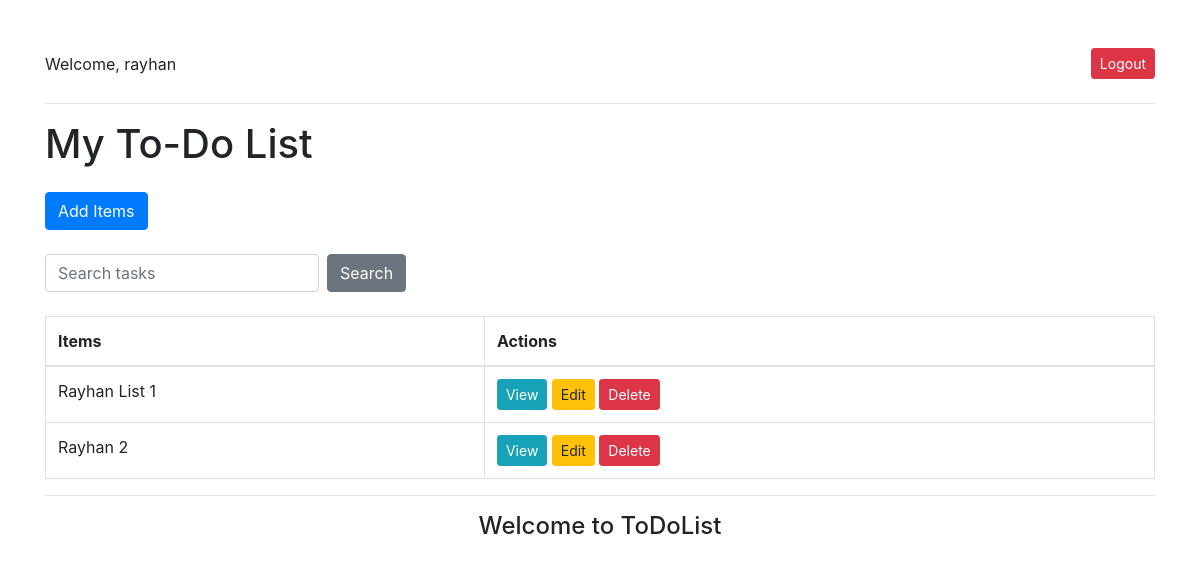
Before: / (signed in) with the older database file.
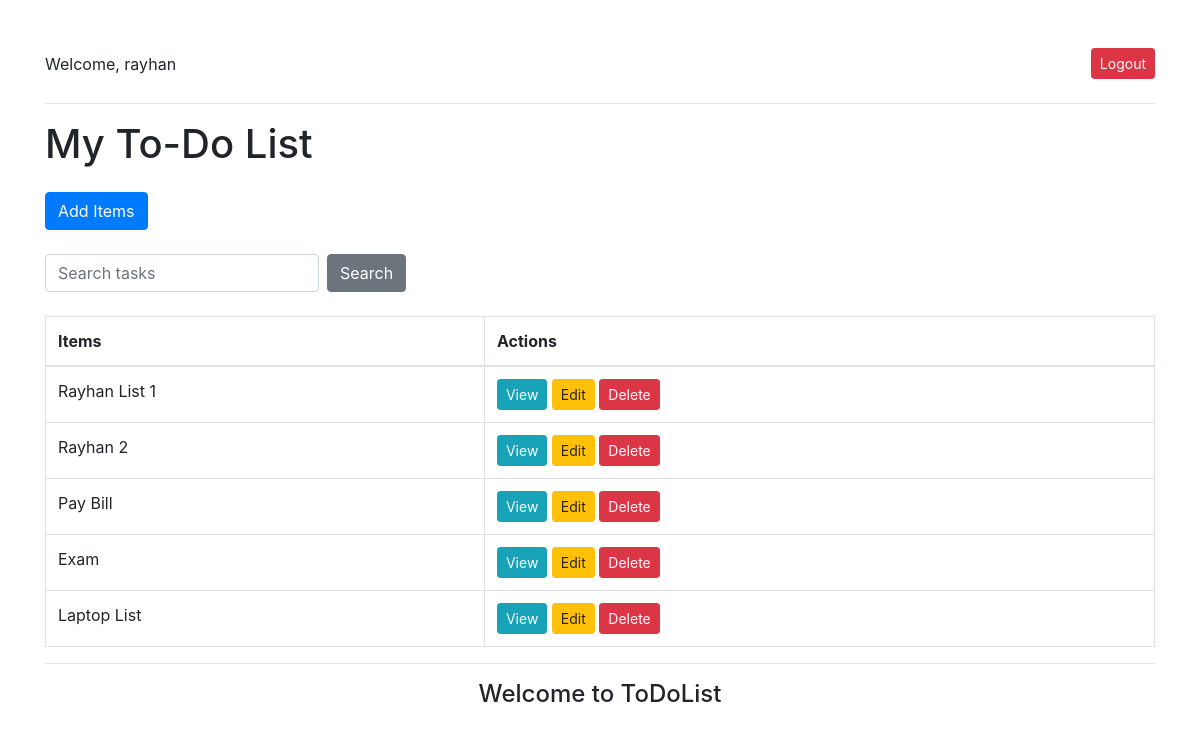
After: the same page with the newer database file.
### baseapp/models.py (models this page shows, shortened)
class Task(models.Model):
    user = models.ForeignKey(User, on_delete=models.CASCADE, null=True, blank=True)
    title = models.CharField(max_length=200, null=True, blank=True)
    description = models.TextField(null=True, blank=True)
    complete = models.BooleanField(default=False)
    created = models.DateTimeField(auto_now_add=True)
    class Meta:
        ordering = ['complete']

### baseapp/views.py (the view)
# urls.py: path('', TaskList.as_view(), name='tasks'),
class TaskList(LoginRequiredMixin, ListView):
    model = Task
    context_object_name = 'tasks'
    def get_context_data(self, **kwargs):
        context = super().get_context_data(**kwargs)
        context['tasks'] = context['tasks'].filter(user = self.request.user)
        context['count'] = context['tasks'].filter(complete = False).count()
        search_input = self.request.GET.get('search-area') or ''
        if search_input:
            context['tasks'] = context['tasks'].filter(
                title__icontains = search_input
                )
        context['search_input'] = search_input
        return context

### baseapp/templates/baseapp/task_list.html (shortened to what this page needs)
<!DOCTYPE html>
<html lang="en">
<head>
    <link href="https://stackpath.bootstrapcdn.com/bootstrap/4.5.2/css/bootstrap.min.css" rel="stylesheet">
</head>
<body>
<div class="container mt-5">
    {% if request.user.is_authenticated %}
        <div class="d-flex justify-content-between align-items-center mb-4">
            <div>
                <p class="mb-0">Welcome, {{ request.user }}</p>
            </div>
            <div>
                <a href="#" onclick="event.preventDefault(); document.getElementById('logout-form').submit();" class="btn btn-danger btn-sm">Logout</a>
            </div>
        </div>
        <hr>
        <h1 class="mb-4">My To-Do List</h1>
        <div class="mb-4">
            <a href="{% url 'task-create' %}" class="btn btn-primary">Add Items</a>
        </div>
        <form method="GET" class="form-inline mb-4">
            <input type="text" name="search-area" class="form-control mr-2" value="{{ search_input }}" placeholder="Search tasks">
            <input type="submit" value="Search" class="btn btn-secondary">
        </form>
        <table class="table table-bordered">
            <thead>
                <tr>
                    <th>Items</th>
                    <th>Actions</th>
                </tr>
            </thead>
            <tbody>
                {% for task in tasks %}
                <tr>
                    <td>{{ task.title }}</td>
                    <td>
                        <a href="{% url 'task' task.id %}" class="btn btn-info btn-sm">View</a>
                        <a href="{% url 'task-update' task.id %}" class="btn btn-warning btn-sm">Edit</a>
                        <a href="{% url 'task-delete' task.id %}" class="btn btn-danger btn-sm">Delete</a>
                    </td>
                </tr>
                {% empty %}
                <tr>
                    <td colspan="2" class="text-center">No items in the List!</td>
                </tr>
                {% endfor %}
            </tbody>
        </table>
    {% else %}
        <div class="text-center">
            <h3>Please <a href="{% url 'login' %}">Log In</a> to access your to-do list</h3>
        </div>
    {% endif %}
    <hr>
    <h4 class="text-center">Welcome to ToDoList</h4>
</div>
</body>
</html>

Changed rows visible on the page:
added Task: title "Pay Bill"
added Task: title "Exam"
added Task: title "Laptop List"
